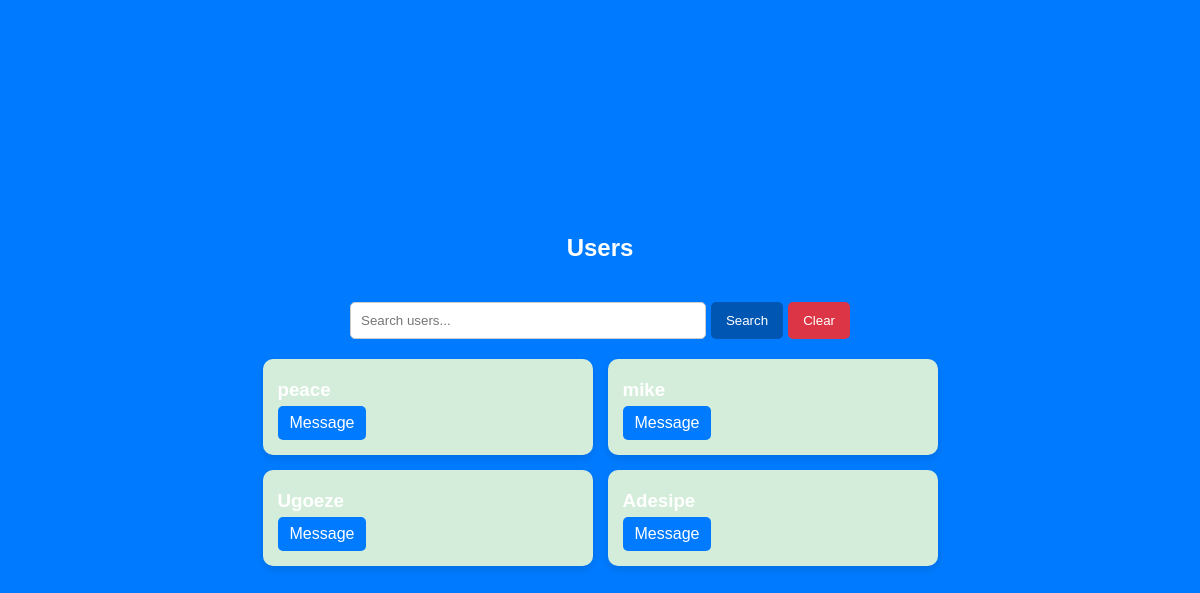
Before: /chatbox with the older database file.
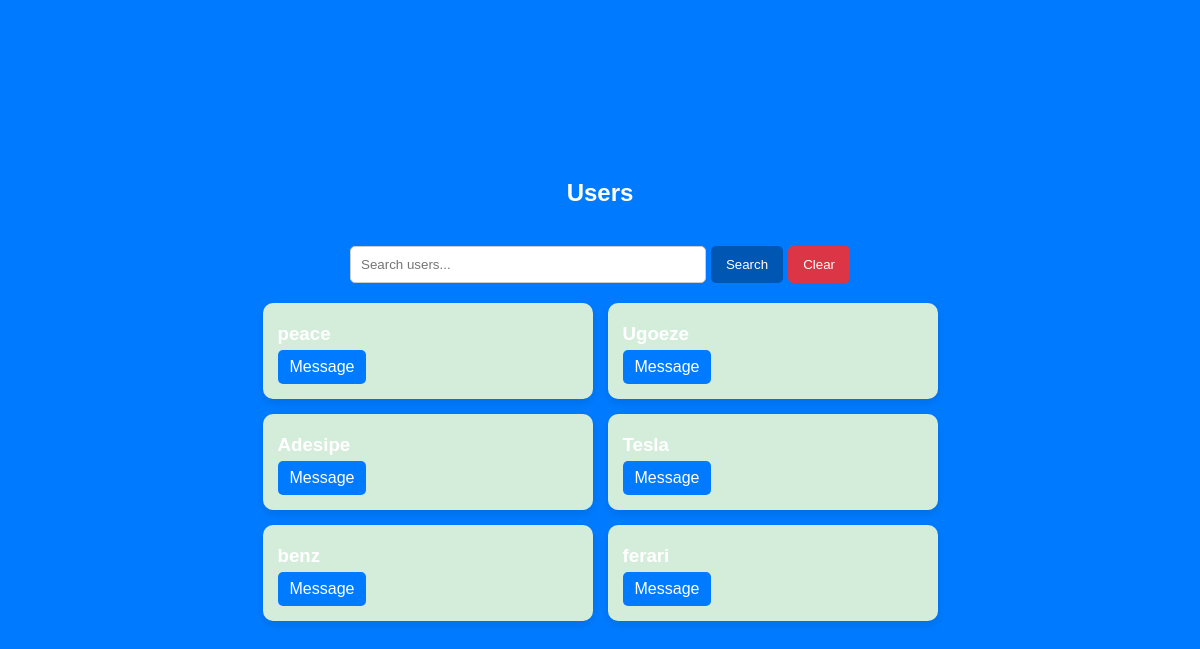
After: the same page with the newer database file.
### tables this page shows
CREATE TABLE users (
        id INTEGER PRIMARY KEY AUTOINCREMENT,
        username TEXT NOT NULL UNIQUE,
        fullname TEXT,
        profession TEXT,
        email TEXT NOT NULL UNIQUE,
        password TEXT NOT NULL,
        nationality TEXT,
        customer_type TEXT,
        profit REAL DEFAULT 0,
        total_income REAL DEFAULT 0,
        total_expenses REAL DEFAULT 0,
        cash_balance REAL DEFAULT 0,
        card_balance REAL DEFAULT 0
    , savings_balance REAL DEFAULT 0, number_of_workers INTEGER DEFAULT 0);

### feature.py (the view)
@app.route('/chatbox', methods=['GET'])
def chatbox():
    search_query = request.args.get('search', '')  # Get search query from URL
    conn = get_db_connection()
    if search_query:
        users = conn.execute("SELECT * FROM users WHERE username LIKE ?", ('%' + search_query + '%',)).fetchall()
    else:
        users = conn.execute("SELECT * FROM users LIMIT 10").fetchall()
    conn.close()
    return render_template('chatbox.html', users=users, search_query=search_query)

### feature.py (called while the page is built)
def get_db_connection():
    conn = sqlite3.connect('mydatabase.db')
    conn.row_factory = sqlite3.Row  # This allows us to access columns by name
    return conn

### template/chatbox.html (shortened to what this page needs)
<!DOCTYPE html>
<html lang="en">
<head>
    <link rel="stylesheet" href="../static/css/message.css">
</head>
<body>
    <h2>Users</h2>
    <div class="container">
        <form class="search-box" method="GET" action="/chatbox">
            <input type="text" id="search-input" name="search" class="search-input"
                   placeholder="Search users..." value="{{ request.args.get('search', '') }}">
            <button type="submit" id="search-btn" class="search-btn">Search</button>
            <button type="button" id="clear-btn" class="clear-btn">Clear</button>
        </form>
        <div class="user-list">
            {% for user in users %}
            <div class="user-card">
                <div class="user-info">
                    <h3>{{ user.username }}</h3>
                    <a href="{{ url_for('chatroom', username=user.username) }}" class="message-btn">Message</a>
                </div>
            </div>
            {% else %}
            <p>No users found.</p>
            {% endfor %}
        </div>
    </div>
</body>
</html>

### static/css/message.css (style rules this page uses)
body { font-family: Arial, sans-serif; background-color: #007bff; color: white; display: flex; justify-content: center; align-items: center; flex-direction: column; min-height: 100vh; margin: 0; }
.container { display: flex; flex-direction: column; align-items: center; max-width: 1000px; padding: 20px; }
.search-box { width: 100%; max-width: 500px; margin-bottom: 20px; display: flex; }
.search-input { flex-grow: 1; padding: 10px; border: 1px solid #ccc; border-radius: 5px; }
.search-btn { padding: 10px 15px; background-color: #0056b3; color: white; border: none; border-radius: 5px; margin-left: 5px; cursor: pointer; transition: background-color 0.3s, transform 0.3s; }
.clear-btn { padding: 10px 15px; background-color: #dc3545; color: white; border: none; border-radius: 5px; margin-left: 5px; cursor: pointer; transition: background-color 0.3s, transform 0.3s; }
.user-list { display: flex; flex-wrap: wrap; justify-content: center; gap: 15px; }
.user-card { background: #d4edda; padding: 15px; border-radius: 10px; box-shadow: 0 4px 8px rgba(0, 0, 0, 0.1); display: flex; align-items: center; width: 300px; transition: transform 0.3s, box-shadow 0.3s; animation: fadeIn 0.5s ease-in-out; }
.user-info { flex-grow: 1; }
h3, p { margin: 5px 0; }
.message-btn { display: inline-block; padding: 8px 12px; background-color: #007bff; color: white; text-decoration: none; border-radius: 5px; transition: background-color 0.3s, transform 0.3s; }

Changed rows visible on the page:
removed users: username "mike"
added users: username "Tesla"
added users: username "benz"
added users: username "ferari"
